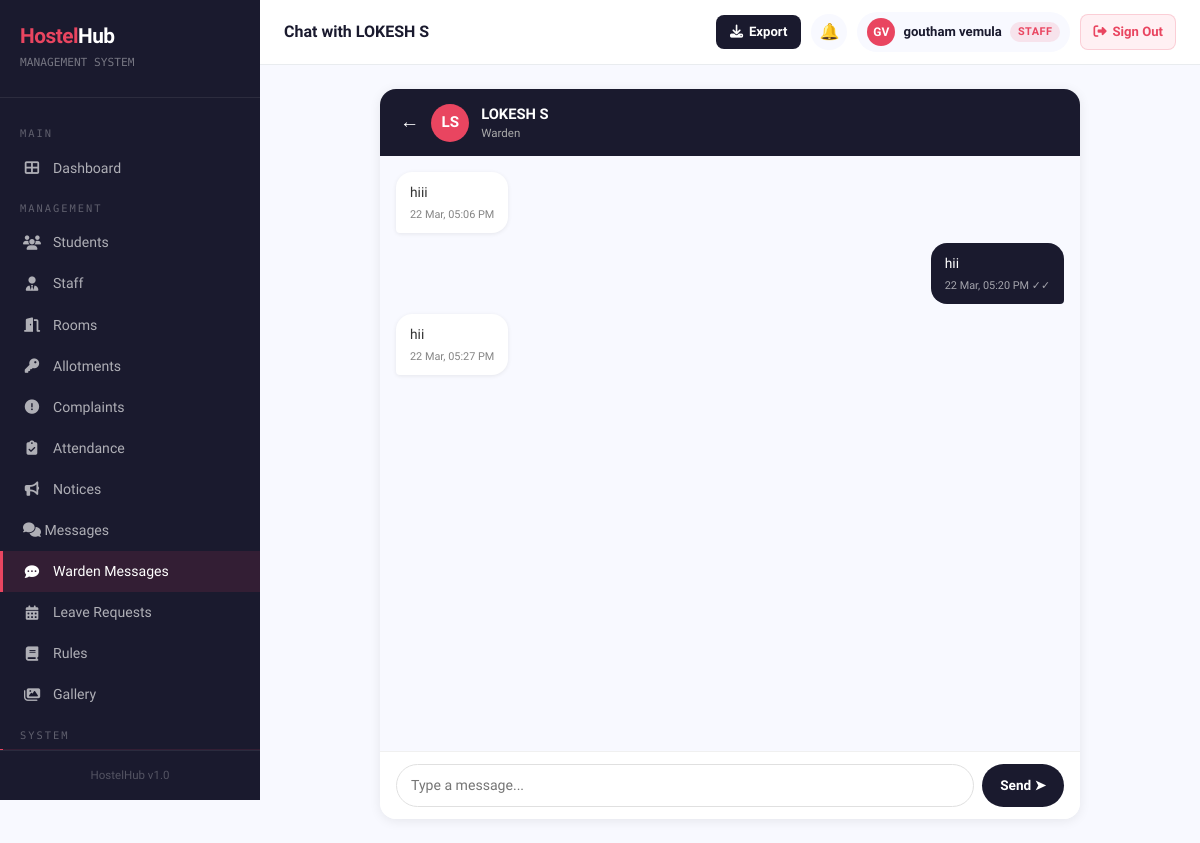
Screenshot of /warden-chat/13/ (signed in) with the database file from the repository.
### hostelapp/models.py (models this page shows, shortened)
class WardenMessage(models.Model):
    sender     = models.ForeignKey(settings.AUTH_USER_MODEL, on_delete=models.CASCADE, related_name='warden_sent')
    recipient  = models.ForeignKey(settings.AUTH_USER_MODEL, on_delete=models.CASCADE, related_name='warden_received')
    content    = models.TextField()
    is_read    = models.BooleanField(default=False)
    created_at = models.DateTimeField(auto_now_add=True)
    class Meta:
        ordering = ['created_at']

### hostelapp/views.py (the view, shortened to what this page needs)
# urls.py: path('warden-chat/<int:user_id>/', views.warden_chat, name='warden_chat'),
@login_required
def warden_chat(request, user_id):
    if not (is_warden(request.user) or request.user.is_superuser):
        messages.error(request, 'Access denied.')
        return redirect('dashboard')
    other_user = get_object_or_404(UserModel, pk=user_id)
    WardenMessage.objects.filter(
        sender=other_user, recipient=request.user, is_read=False
    ).update(is_read=True)
    chat_messages = (
        WardenMessage.objects.filter(sender=request.user, recipient=other_user) |
        WardenMessage.objects.filter(sender=other_user, recipient=request.user)
    ).order_by('created_at')
    return render(request, 'hostelapp/warden_chat.html', {
        'chat_messages': chat_messages,
        'other_user':    other_user,
        'is_superadmin': request.user.is_superuser,
    })

### hostelapp/context_processors.py (called while the page is built, shortened)
def unread_notices(request):
    if not request.user.is_authenticated:
        return {'unread_notice_count': 0}
    if request.user.is_staff or request.user.is_superuser:
        return {'unread_notice_count': 0}

### hostelapp/views.py (called while the page is built)
def is_warden(user):
    if not user.is_authenticated:
        return False
    if user.is_superuser:
        return False
    return user.is_staff and user.groups.filter(name='Warden').exists()

### hostelapp/templates/hostelapp/warden_chat.html (shortened to what this page needs)
{% extends 'hostelapp/base.html' %}
{% block page_title %}Chat with {{ other_user.get_full_name|default:other_user.username }}{% endblock %}
{% block content %}
<div class="chat-wrapper">
    <div class="chat-header">
        {% if is_superadmin %}
        <a href="{% url 'warden_inbox' %}" style="color:#fff;text-decoration:none;font-size:1.2rem;flex-shrink:0;">←</a>
        {% endif %}
        <div style="width:38px;height:38px;border-radius:50%;background:#e94560;
                    display:flex;align-items:center;justify-content:center;
                    color:#fff;font-weight:700;font-size:0.95rem;flex-shrink:0;">
            {{ other_user.first_name|first|upper }}{{ other_user.last_name|first|upper }}
        </div>
        <div style="min-width:0;">
            <div style="color:#fff;font-weight:700;font-size:0.92rem;
                        white-space:nowrap;overflow:hidden;text-overflow:ellipsis;">
                {{ other_user.get_full_name|default:other_user.username }}
            </div>
            <div style="color:#aaa;font-size:0.72rem;">
                {% if is_superadmin %}Warden{% else %}Super Admin{% endif %}
            </div>
        </div>
    </div>
    <div class="chat-box" id="chatBox">
        {% for msg in chat_messages %}
        <div style="display:flex;justify-content:{% if msg.sender == request.user %}flex-end{% else %}flex-start{% endif %};">
            <div class="chat-bubble" style="max-width:70%;padding:10px 14px;border-radius:16px;
                        {% if msg.sender == request.user %}
                        background:#1a1a2e;color:#fff;border-bottom-right-radius:4px;
                        {% else %}
                        background:#fff;color:#333;border-bottom-left-radius:4px;
                        box-shadow:0 1px 4px rgba(0,0,0,0.08);
                        {% endif %}">
                <div style="font-size:0.86rem;word-break:break-word;">{{ msg.content }}</div>
                <div style="font-size:0.68rem;opacity:0.6;margin-top:4px;text-align:right;">
                    {{ msg.created_at|date:"d M, h:i A" }}
                    {% if msg.sender == request.user %}
                        {% if msg.is_read %}✓✓{% else %}✓{% endif %}
                    {% endif %}
                </div>
            </div>
        </div>
        {% empty %}
        <div style="text-align:center;margin:auto;color:#aaa;">
            <div style="font-size:2.5rem;margin-bottom:10px;">💬</div>
            <p style="font-size:0.85rem;">No messages yet. Say hello!</p>
        </div>
        {% endfor %}
    </div>
    <div class="chat-footer">
        <form method="post" style="display:flex;gap:8px;">
            <input type="text" name="content"
                   placeholder="Type a message..."
                   autocomplete="off" required
                   style="flex:1;padding:10px 14px;border:1.5px solid #e0e0e0;
                          border-radius:24px;font-size:0.88rem;outline:none;
                          font-family:'Sora',sans-serif;min-width:0;"
                   onfocus="this.style.borderColor='#1a1a2e'"
                   onblur="this.style.borderColor='#e0e0e0'">
            <button type="submit"
                    style="background:#1a1a2e;color:#fff;border:none;
                           padding:10px 18px;border-radius:24px;
                           font-weight:600;cursor:pointer;font-size:0.85rem;
                           white-space:nowrap;flex-shrink:0;">
                Send ➤
            </button>
        </form>
    </div>
</div>
{% endblock %}

### hostelapp/templates/hostelapp/base.html (shortened to what this page needs)
<!DOCTYPE html>
<html lang="en">
<head>
    <link href="https://cdn.jsdelivr.net/npm/bootstrap@5.3.0/dist/css/bootstrap.min.css" rel="stylesheet">
    <link href="https://cdnjs.cloudflare.com/ajax/libs/font-awesome/6.4.0/css/all.min.css" rel="stylesheet">
</head>
<body>
{% if user.is_authenticated %}
<div class="sidebar" id="sidebar">
    <div class="sidebar-brand">
        <h4><span>Hostel</span>Hub</h4>
        <small>MANAGEMENT SYSTEM</small>
    </div>
    <nav class="sidebar-nav">
        <div class="nav-section-label">Main</div>
        <a href="{% url 'dashboard' %}" class="{% if request.resolver_match.url_name == 'dashboard' %}active{% endif %}">
            <i class="fas fa-th-large"></i> Dashboard
        </a>
        {% if user.is_staff or user.is_superuser or perms.hostelapp.change_room or perms.hostelapp.add_roomallotment or perms.hostelapp.change_complaint or perms.hostelapp.view_studentprofile %}
        {% if user.is_superuser %}
        <div class="nav-section-label">Management</div>
        <a href="{% url 'student_list' %}" class="{% if 'student' in request.resolver_match.url_name %}active{% endif %}">
            <i class="fas fa-users"></i> Students
        </a>
        <a href="{% url 'staff_list' %}" class="{% if 'staff' in request.resolver_match.url_name %}active{% endif %}">
            <i class="fas fa-user-tie"></i> Staff
        </a>
        <a href="{% url 'room_list' %}" class="{% if 'room' in request.resolver_match.url_name %}active{% endif %}">
            <i class="fas fa-door-open"></i> Rooms
        </a>
        <a href="{% url 'allotment_list' %}" class="{% if 'allotment' in request.resolver_match.url_name %}active{% endif %}">
            <i class="fas fa-key"></i> Allotments
        </a>
        <a href="{% url 'complaint_list' %}" class="{% if 'complaint' in request.resolver_match.url_name %}active{% endif %}">
            <i class="fas fa-exclamation-circle"></i> Complaints
        </a>
        <a href="{% url 'attendance_list' %}" {% if request.resolver_match.url_name == 'attendance_list' or request.resolver_match.url_name == 'attendance_report' %}class="active"{% endif %}>
            <i class="fas fa-clipboard-check"></i> Attendance
        </a>
        <a href="{% url 'notice_list' %}" class="{% if 'notice' in request.resolver_match.url_name %}active{% endif %}">
            <i class="fas fa-bullhorn"></i> Notices
        </a>
        <a href="{% url 'inbox' %}" class="{% if request.resolver_match.url_name == 'inbox' or request.resolver_match.url_name == 'chat' %}active{% endif %}" style="justify-content:space-between;">
            <span><i class="fas fa-comments"></i> Messages</span>
        </a>
        <a href="{% url 'warden_inbox' %}" class="{% if request.resolver_match.url_name == 'warden_inbox' or request.resolver_match.url_name == 'warden_chat' %}active{% endif %}">
            <i class="fas fa-comment-dots"></i> Warden Messages
        </a>
        <a href="{% url 'leave_list' %}" class="{% if 'leave' in request.resolver_match.url_name %}active{% endif %}">
            <i class="fas fa-calendar-alt"></i> Leave Requests
        </a>
        <a href="{% url 'rules_list' %}" class="{% if 'rule' in request.resolver_match.url_name %}active{% endif %}">
            <i class="fas fa-book"></i> Rules
        </a>
        <a href="{% url 'gallery' %}" class="{% if 'gallery' in request.resolver_match.url_name %}active{% endif %}">
            <i class="fas fa-images"></i> Gallery
        </a>
        <div class="nav-section-label">System</div>
        {% endif %}
        {% endif %}
    </nav>
    <div class="sidebar-footer">
        <div style="font-size:0.72rem;color:rgba(255,255,255,0.25);text-align:center;">HostelHub v1.0</div>
    </div>
</div>
<div class="main-content">
    <div class="topbar">
        <div class="topbar-left">
            <h5>{% block page_title %}Dashboard{% endblock %}</h5>
        </div>
        <div class="topbar-right">
            {% if user.is_authenticated and user.is_staff or user.is_authenticated and user.is_superuser %}
            <button class="export-topbar-btn" onclick="document.getElementById('exportModal').style.display='flex'" title="Export Data">
                <i class="fas fa-download"></i>
                <span class="btn-label">Export</span>
            </button>
            {% endif %}
            <div style="position:relative;">
                <a href="{% url 'notifications_list' %}" class="topbar-icon-btn" title="Notifications">🔔</a>
            </div>
            {% if user.is_authenticated and not user.is_staff and not user.is_superuser %}
            <a href="{% url 'profile' %}" style="text-decoration:none;">
            {% else %}
            <a href="{% url 'admin_profile' %}" style="text-decoration:none;">
            {% endif %}
                <div class="user-badge">
                    {% if user.is_authenticated and not user.is_staff and not user.is_superuser %}
                        {% with profile=user.student_profile %}
                        {% if profile.profile_photo %}
                        <img src="{{ profile.profile_photo.url }}" style="width:28px;height:28px;border-radius:50%;object-fit:cover;border:2px solid #e94560;">
                        {% else %}
                        <div class="avatar">{{ user.first_name|first|upper }}{{ user.last_name|first|upper }}</div>
                        {% endif %}
                        {% endwith %}
                    {% else %}
                    <div class="avatar">{{ user.first_name|first|upper }}{{ user.last_name|first|upper }}</div>
                    {% endif %}
                    <span class="user-name">{{ user.get_full_name|default:user.username }}</span>
                    {% if user.is_staff or user.is_superuser %}
                    <span class="badge-admin hide-mobile">Staff</span>
                    {% endif %}
                </div>
            </a>
            <form method="post" action="{% url 'logout' %}" style="margin:0;">
                <button type="submit"
                   style="display:flex;align-items:center;gap:6px;background:#fff0f3;color:#e94560;
                          padding:7px 12px;border-radius:8px;font-size:0.82rem;cursor:pointer;
                          font-weight:700;border:1.5px solid rgba(233,69,96,0.2);transition:all 0.2s;
                          flex-shrink:0;font-family:'Sora',sans-serif;"
                   onmouseover="this.style.background='#e94560';this.style.color='#fff'"
                   onmouseout="this.style.background='#fff0f3';this.style.color='#e94560'">
                    <i class="fas fa-sign-out-alt"></i>
                    <span class="signout-text">Sign Out</span>
                </button>
            </form>
        </div>
    </div>
    <div class="content-area">
        {% block content %}{% endblock %}
    </div>
</div>
{% else %}
{% block public_content %}{% endblock %}
{% endif %}
</body>
</html>

### hostelapp/templates/hostelapp/base.html (style rules this page uses)
:root { --primary: #1a1a2e; --accent: #e94560; --accent2: #0f3460; --bg: #f8f9ff; --card-bg: #ffffff; --text: #2d2d2d; --muted: #6c757d; --success: #10b981; --warning: #f59e0b; --danger: #ef4444; --sidebar-w: 260px; }
* { box-sizing: border-box; }
body { font-family: 'Sora', sans-serif; background: var(--bg); color: var(--text); margin: 0; }
.sidebar { width: var(--sidebar-w); height: 100vh; position: fixed; top: 0; left: 0; background: var(--primary); display: flex; flex-direction: column; z-index: 1000; transition: transform 0.3s ease; }
.sidebar-brand { padding: 24px 20px; border-bottom: 1px solid rgba(255,255,255,0.08); }
.sidebar-brand h4 { color: #fff; font-weight: 700; margin: 0; font-size: 1.3rem; letter-spacing: -0.5px; }
.sidebar-brand span { color: var(--accent); }
.sidebar-brand small { color: rgba(255,255,255,0.4); font-size: 0.7rem; font-family: 'DM Mono', monospace; }
.sidebar-nav { flex: 1; padding: 16px 0; overflow-y: auto; }
.nav-section-label { color: rgba(255,255,255,0.3); font-size: 0.65rem; letter-spacing: 2px; text-transform: uppercase; padding: 12px 20px 6px; font-family: 'DM Mono', monospace; }
.sidebar-nav a { display: flex; align-items: center; gap: 12px; padding: 10px 20px; color: rgba(255,255,255,0.65); text-decoration: none; font-size: 0.88rem; transition: all 0.2s; border-left: 3px solid transparent; }
.sidebar-nav a:hover, .sidebar-nav a.active { color: #fff; background: rgba(233,69,96,0.12); border-left-color: var(--accent); }
.sidebar-nav a i { width: 18px; text-align: center; font-size: 0.9rem; }
.sidebar-footer { padding: 16px 20px; border-top: 1px solid rgba(255,255,255,0.08); }
.main-content { margin-left: var(--sidebar-w); min-height: 100vh; }
.topbar { background: #fff; padding: 12px 24px; border-bottom: 1px solid #e9ecef; display: flex; align-items: center; justify-content: space-between; position: sticky; top: 0; z-index: 100; gap: 12px; }
.topbar-left { display: flex; align-items: center; gap: 12px; min-width: 0; }
.topbar-left h5 { margin: 0; font-weight: 600; font-size: 1rem; color: var(--primary); white-space: nowrap; overflow: hidden; text-overflow: ellipsis; }
.topbar-right { display: flex; align-items: center; gap: 10px; flex-shrink: 0; }
.topbar-icon-btn { width: 36px; height: 36px; background: #f8f9ff; border-radius: 50%; display: flex; align-items: center; justify-content: center; text-decoration: none; font-size: 1rem; border: 1px solid #e9ecef; transition: all 0.2s; cursor: pointer; border: none; position: relative; flex-shrink: 0; }
.export-topbar-btn { display: flex; align-items: center; gap: 6px; background: var(--primary); color: #fff; border: none; border-radius: 8px; padding: 7px 14px; font-size: 0.82rem; font-weight: 700; cursor: pointer; font-family: 'Sora', sans-serif; transition: all 0.2s; flex-shrink: 0; }
.user-badge { display: flex; align-items: center; gap: 8px; background: var(--bg); padding: 6px 10px; border-radius: 50px; font-size: 0.82rem; font-weight: 600; color: var(--primary); }
.user-badge .avatar { width: 28px; height: 28px; background: var(--accent); border-radius: 50%; display: flex; align-items: center; justify-content: center; color: #fff; font-size: 0.75rem; font-weight: 700; flex-shrink: 0; }
.badge-admin { background: rgba(233,69,96,0.12); color: var(--accent); padding: 2px 8px; border-radius: 20px; font-size: 0.68rem; font-weight: 700; letter-spacing: 0.5px; text-transform: uppercase; }
.content-area { padding: 24px; }

### hostelapp/templates/hostelapp/warden_chat.html (style rules this page uses)
* { box-sizing: border-box; }
.chat-wrapper { display: flex; flex-direction: column; height: calc(100vh - 70px); max-width: 700px; margin: 0 auto; background: #fff; border-radius: 16px; overflow: hidden; box-shadow: 0 2px 12px rgba(0,0,0,0.08); }
.chat-header { background: #1a1a2e; padding: 14px 20px; display: flex; align-items: center; gap: 12px; flex-shrink: 0; }
.chat-box { flex: 1; overflow-y: auto; padding: 16px; display: flex; flex-direction: column; gap: 10px; background: #f8f9ff; }
.chat-footer { padding: 12px 16px; border-top: 1px solid #f0f0f0; background: #fff; flex-shrink: 0; }

### rows the page displays
WardenMessage: content "hiii", created_at "22 Mar, 05:06 PM"
WardenMessage: content "hii", created_at "22 Mar, 05:20 PM"
WardenMessage: content "hii", created_at "22 Mar, 05:27 PM"

### other values shown
{{ other_user.get_full_name|default:other_user.username }} "LOKESH S"
{{ user.first_name|first|upper }} "G"
{{ user.last_name|first|upper }} "V"
{{ user.get_full_name|default:user.username }} "goutham vemula"
{{ other_user.first_name|first|upper }} "L"
{{ other_user.last_name|first|upper }} "S"
